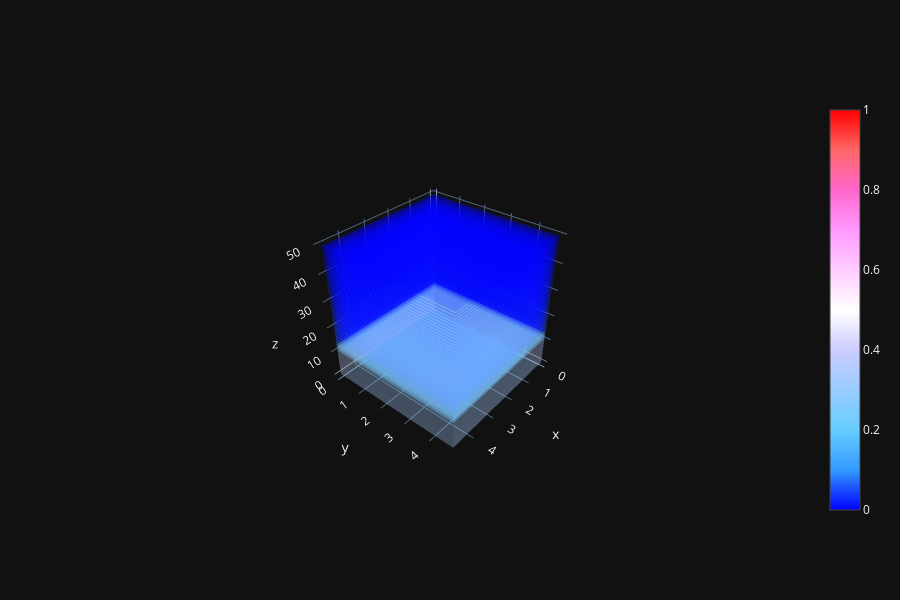

The notebook cell saved with this chart:
### Code cell
import plotly.graph_objects as go
X, Y, Z = np.array(phAr.iloc[:,0]), np.array(phAr.iloc[:,1]), np.array(phAr.iloc[:,2])
vol = np.array(phAr.iloc[:,3])

fig = go.Figure(data=go.Volume(
    x=X, y=Y, z=Z,
    value=vol,
    isomin= -1e-05,
    isomax=1.0,
    opacity=0.2,
    surface_count=5,
    colorscale='Picnic' #Blackbody,Bluered,Blues,Cividis,Earth,Electric,Greens,Greys,Hot,Jet,Picnic,Portland,Rainbow,RdBu,Reds,Viridis,YlGnBu,YlOrRd.
    ))
fig.update_layout(scene_xaxis_showticklabels=True,
                  scene_yaxis_showticklabels=True,
                  scene_zaxis_showticklabels=True,
                  template='plotly_dark', width=900, height=600)
fig.show()

### Figure 1 — Plotly figure (JSON) as saved in the notebook; plotly's stock layout.template omitted (floating-point values rounded to 4 significant figures; data arrays with more than 128 entries replaced by an {"elided": "..."} marker saying what was removed)
{"data": [{"colorscale": [[0, "rgb(0,0,255)"], [0.1, "rgb(51,153,255)"], [0.2, "rgb(102,204,255)"], [0.3, "rgb(153,204,255)"], [0.4, "rgb(204,204,255)"], [0.5, "rgb(255,255,255)"], [0.6, "rgb(255,204,255)"], [0.7, "rgb(255,153,255)"], [0.8, "rgb(255,102,204)"], [0.9, "rgb(255,102,102)"], [1, "rgb(255,0,0)"]], "isomax": 1, "isomin": -1e-05, "opacity": 0.2, "surface": {"count": 5}, "type": "volume", "value": {"elided": "40000 float values"}, "x": {"elided": "40000 float values"}, "y": {"elided": "40000 float values"}, "z": {"elided": "40000 float values"}}], "layout": {"height": 600, "scene": {"aspectmode": "auto", "aspectratio": {"x": 1, "y": 1, "z": 1}, "camera": {"center": {"x": 0, "y": 0, "z": 0}, "eye": {"x": 1.936, "y": 1.619, "z": 1.783}, "projection": {"type": "perspective"}, "up": {"x": 0, "y": 0, "z": 1}}, "xaxis": {"showticklabels": true, "type": "linear"}, "yaxis": {"showticklabels": true, "type": "linear"}, "zaxis": {"showticklabels": true, "type": "linear"}}, "width": 900}}
